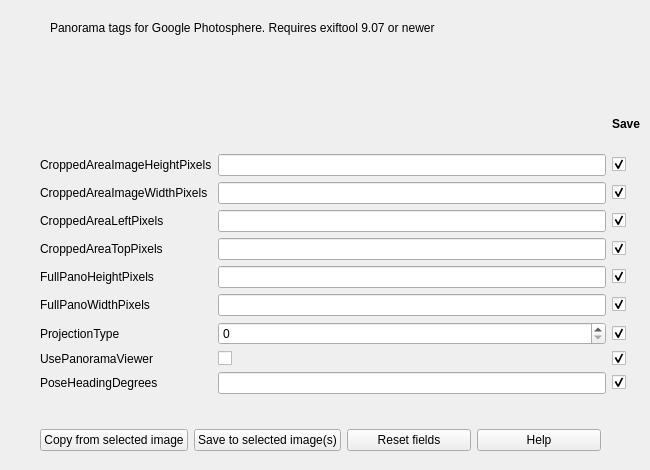
      <widget class="QWidget" name="editgpanotab">
       <attribute name="title">
        <string>GPano</string>
       </attribute>
       <widget class="QWidget" name="verticalLayoutWidget_3">
        <property name="geometry">
         <rect>
          <x>30</x>
          <y>420</y>
          <width>571</width>
          <height>41</height>
         </rect>
        </property>
        <layout class="QHBoxLayout" name="horizontalLayout_12">
         <property name="leftMargin">
          <number>10</number>
         </property>
         <item>
          <widget class="QPushButton" name="btn_gpano_copyfrom">
           <property name="toolTip">
            <string>This button will copy all the (available) gps/location info from the selected image to the internal &quot;clipboard&quot;</string>
           </property>
           <property name="text">
            <string>Copy from selected image</string>
           </property>
          </widget>
         </item>
         <item>
          <widget class="QPushButton" name="btn_savegpano">
           <property name="toolTip">
            <string>Save the gps and xmp data to the image file</string>
           </property>
           <property name="text">
            <string>Save to selected image(s)</string>
           </property>
          </widget>
         </item>
         <item>
          <widget class="QPushButton" name="btn_resetgpano">
           <property name="toolTip">
            <string>Empties all fields</string>
           </property>
           <property name="text">
            <string>Reset fields</string>
           </property>
          </widget>
         </item>
         <item>
          <widget class="QPushButton" name="btn_gpanohelp">
           <property name="font">
            <font>
             <weight>50</weight>
             <bold>false</bold>
            </font>
           </property>
           <property name="toolTip">
            <string>Opens a popup with some additional info on this screen</string>
           </property>
           <property name="text">
            <string>Help</string>
           </property>
          </widget>
         </item>
        </layout>
       </widget>
       <widget class="QWidget" name="gridLayoutWidget_5">
        <property name="geometry">
         <rect>
          <x>30</x>
          <y>100</y>
          <width>611</width>
          <height>294</height>
         </rect>
        </property>
        <layout class="QGridLayout" name="gridLayout_4">
         <property name="leftMargin">
          <number>10</number>
         </property>
         <item row="7" column="0">
          <widget class="QLabel" name="label_28">
           <property name="text">
            <string>ProjectionType</string>
           </property>
          </widget>
         </item>
         <item row="1" column="0">
          <widget class="QLabel" name="label_11">
           <property name="text">
            <string>CroppedAreaImageHeightPixels</string>
           </property>
          </widget>
         </item>
         <item row="2" column="0">
          <widget class="QLabel" name="label_22">
           <property name="text">
            <string>CroppedAreaImageWidthPixels</string>
           </property>
          </widget>
         </item>
         <item row="4" column="2">
          <widget class="QLineEdit" name="CroppedAreaTopPixels"/>
         </item>
         <item row="6" column="2">
          <widget class="QLineEdit" name="FullPanoWidthPixels"/>
         </item>
         <item row="8" column="0">
          <widget class="QLabel" name="label_47">
           <property name="text">
            <string>UsePanoramaViewer</string>
           </property>
          </widget>
         </item>
         <item row="7" column="2">
          <widget class="QSpinBox" name="spin_ProjectionType"/>
         </item>
         <item row="5" column="0">
          <widget class="QLabel" name="label_29">
           <property name="text">
            <string>FullPanoHeightPixels</string>
           </property>
          </widget>
         </item>
         <item row="6" column="0">
          <widget class="QLabel" name="label_46">
           <property name="text">
            <string>FullPanoWidthPixels</string>
           </property>
          </widget>
         </item>
         <item row="2" column="2">
          <widget class="QLineEdit" name="CroppedAreaImageWidthPixels"/>
         </item>
         <item row="8" column="2">
          <widget class="QCheckBox" name="UsePanoramaViewer">
           <property name="text">
            <string/>
           </property>
          </widget>
         </item>
         <item row="1" column="2">
          <widget class="QLineEdit" name="CroppedAreaImageHeightPixels"/>
         </item>
         <item row="4" column="3">
          <widget class="QCheckBox" name="chk_CroppedAreaTopPixels">
           <property name="text">
            <string/>
           </property>
           <property name="checked">
            <bool>true</bool>
           </property>
          </widget>
         </item>
         <item row="5" column="2">
          <widget class="QLineEdit" name="FullPanoHeightPixels"/>
         </item>
         <item row="0" column="3">
          <widget class="QLabel" name="label_50">
           <property name="font">
            <font>
             <weight>75</weight>
             <bold>true</bold>
            </font>
           </property>
           <property name="text">
            <string>Save</string>
           </property>
          </widget>
         </item>
         <item row="2" column="3">
          <widget class="QCheckBox" name="chk_CroppedAreaImageWidthPixels">
           <property name="text">
            <string/>
           </property>
           <property name="checked">
            <bool>true</bool>
           </property>
          </widget>
         </item>
         <item row="1" column="3">
          <widget class="QCheckBox" name="chk_CroppedAreaImageHeightPixels">
           <property name="text">
            <string/>
           </property>
           <property name="checked">
            <bool>true</bool>
           </property>
          </widget>
         </item>
         <item row="6" column="3">
          <widget class="QCheckBox" name="chk_FullPanoWidthPixels">
           <property name="text">
            <string/>
           </property>
           <property name="checked">
            <bool>true</bool>
           </property>
          </widget>
         </item>
         <item row="3" column="3">
          <widget class="QCheckBox" name="chk_CroppedAreaLeftPixels">
           <property name="text">
            <string/>
           </property>
           <property name="checked">
            <bool>true</bool>
           </property>
          </widget>
         </item>
         <item row="5" column="3">
          <widget class="QCheckBox" name="chk_FullPanoHeightPixels">
           <property name="text">
            <string/>
           </property>
           <property name="checked">
            <bool>true</bool>
           </property>
          </widget>
         </item>
         <item row="4" column="0">
          <widget class="QLabel" name="label_27">
           <property name="text">
            <string>CroppedAreaTopPixels</string>
           </property>
          </widget>
         </item>
         <item row="3" column="0">
          <widget class="QLabel" name="label_26">
           <property name="text">
            <string>CroppedAreaLeftPixels</string>
           </property>
          </widget>
         </item>
         <item row="3" column="2">
          <widget class="QLineEdit" name="CroppedAreaLeftPixels"/>
         </item>
         <item row="7" column="3">
          <widget class="QCheckBox" name="chk_ProjectionType">
           <property name="text">
            <string/>
           </property>
           <property name="checked">
            <bool>true</bool>
           </property>
          </widget>
         </item>
         <item row="8" column="3">
          <widget class="QCheckBox" name="chk_UsePanoramaViewer">
           <property name="text">
            <string/>
           </property>
           <property name="checked">
            <bool>true</bool>
           </property>
          </widget>
         </item>
         <item row="9" column="0">
          <widget class="QLabel" name="label_48">
           <property name="text">
            <string>PoseHeadingDegrees</string>
           </property>
          </widget>
         </item>
         <item row="9" column="2">
          <widget class="QLineEdit" name="PoseHeadingDegrees"/>
         </item>
         <item row="9" column="3">
          <widget class="QCheckBox" name="chk_PoseHeadingDegrees">
           <property name="text">
            <string/>
           </property>
           <property name="checked">
            <bool>true</bool>
           </property>
          </widget>
         </item>
        </layout>
       </widget>
       <widget class="QLabel" name="label_10">
        <property name="geometry">
         <rect>
          <x>50</x>
          <y>20</y>
          <width>581</width>
          <height>16</height>
         </rect>
        </property>
        <property name="text">
         <string>Panorama tags for Google Photosphere. Requires exiftool 9.07 or newer</string>
        </property>
       </widget>
      </widget>
